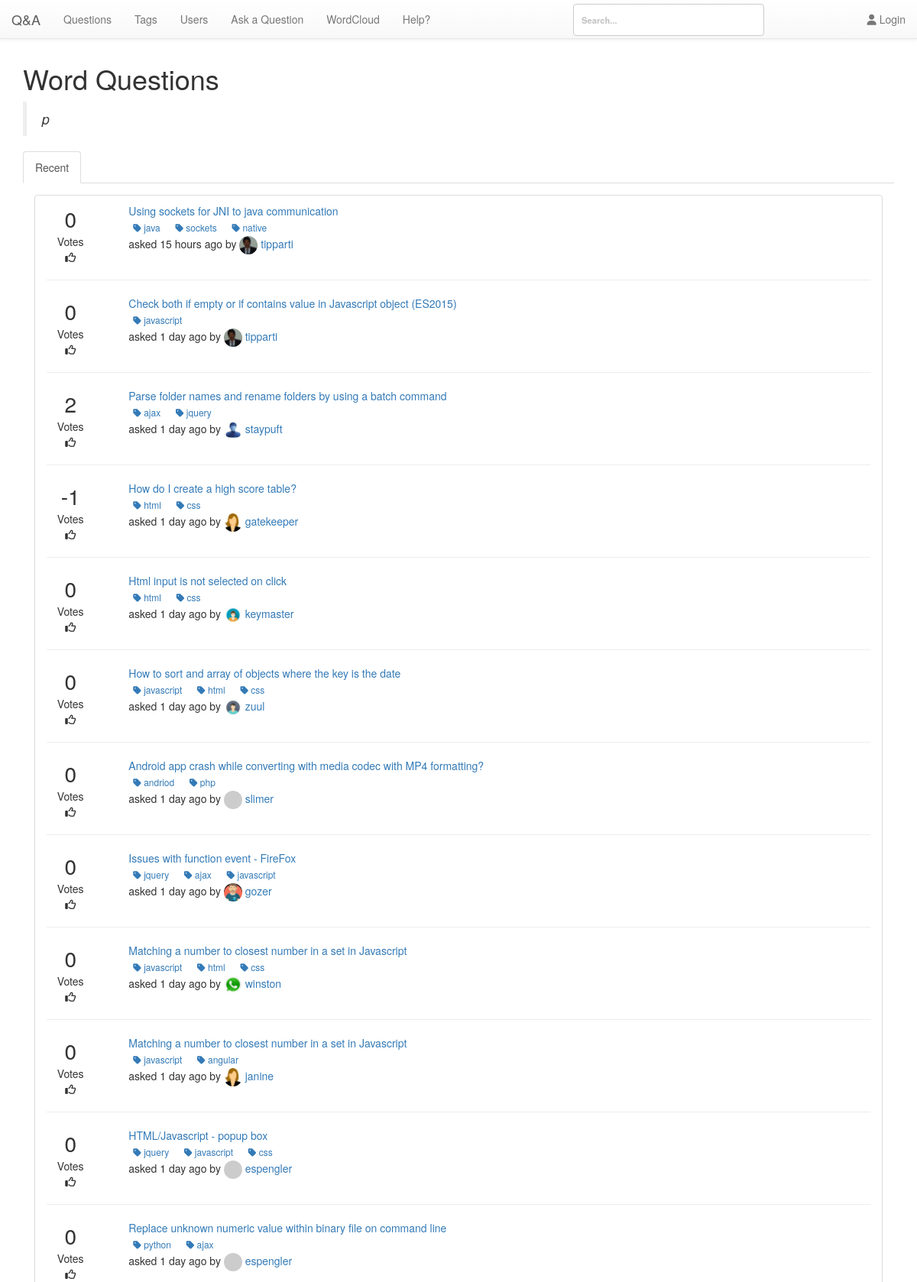
Page /pages/word.php?word=p (upper part) on the committed database.
### tables this page shows
CREATE TABLE `qa_posts` (
  `postid` int(10) UNSIGNED NOT NULL,
  `type` enum('Q','A','C','Q_HIDDEN','A_HIDDEN','C_HIDDEN','Q_QUEUED','A_QUEUED','C_QUEUED','NOTE') NOT NULL,
  `parentid` int(10) UNSIGNED DEFAULT NULL,
  `acount` smallint(5) UNSIGNED NOT NULL DEFAULT '0',
  `amaxvote` smallint(5) UNSIGNED NOT NULL DEFAULT '0',
  `userid` int(10) UNSIGNED DEFAULT NULL,
  `upvotes` smallint(5) UNSIGNED NOT NULL DEFAULT '0',
  `downvotes` smallint(5) UNSIGNED NOT NULL DEFAULT '0',
  `netvotes` smallint(6) NOT NULL DEFAULT '0',
  `views` int(10) UNSIGNED NOT NULL DEFAULT '0',
  `flagged` tinyint(1) NOT NULL,
  `flag_id` int(11) NOT NULL DEFAULT '0',
  `flagcount` tinyint(3) UNSIGNED NOT NULL DEFAULT '0',
  `format` varchar(20) NOT NULL DEFAULT '',
  `created` datetime NOT NULL,
  `updated` datetime DEFAULT NULL,
  `title` varchar(800) DEFAULT NULL,
  `content` varchar(8000) DEFAULT NULL,
  `tags` varchar(800) DEFAULT NULL,
  `selects` tinyint(1) DEFAULT NULL,
  `s_userid` tinyint(4) NOT NULL
);

CREATE TABLE `qa_tagwords` (
  `postid` int(10) UNSIGNED NOT NULL,
  `wordid` int(10) UNSIGNED NOT NULL
);

CREATE TABLE `qa_words` (
  `wordid` int(10) UNSIGNED NOT NULL,
  `word` varchar(80) NOT NULL,
  `titlecount` int(10) UNSIGNED NOT NULL DEFAULT '0',
  `contentcount` int(10) UNSIGNED NOT NULL DEFAULT '0',
  `tagwordcount` int(10) UNSIGNED NOT NULL DEFAULT '0',
  `tagcount` int(10) UNSIGNED NOT NULL DEFAULT '0'
);

CREATE TABLE `qa_blobs` (
  `blobid` bigint(20) UNSIGNED NOT NULL,
  `filename` varchar(255) DEFAULT NULL,
  `userid` int(10) UNSIGNED NOT NULL,
  `gravatar` tinyint(1) NOT NULL,
  `created` datetime DEFAULT NULL
);

CREATE TABLE `qa_users` (
  `userid` int(10) UNSIGNED NOT NULL,
  `created` datetime NOT NULL,
  `email` varchar(80) NOT NULL,
  `handle` varchar(20) NOT NULL,
  `avatarblobid` bigint(20) UNSIGNED DEFAULT NULL,
  `avatarwidth` smallint(5) UNSIGNED DEFAULT NULL,
  `avatarheight` smallint(5) UNSIGNED DEFAULT NULL,
  `passcheck` text,
  `loggedin` datetime NOT NULL
);

### db/db.php (called while the page is built, shortened)
<?php
class Db {
	protected static $connection;
	public function connect() {
		if(!isset(self::$connection)) {
			self::$connection = new mysqli('localhost','admin','M0n@rch$','cs518');
		}
		return self::$connection;
	}
	public function query($query) {
		$connection = $this -> connect();
		$result = $connection -> query($query);
		return $result;
	}
	public function select($query) {
		$rows = array();
		$result = $this -> query($query);
		while ($row = $result -> fetch_assoc()) {
			$rows[] = $row;
		}
		return $rows;
	}
}

### app/time.php (called while the page is built)
<?php
function time_elapsed_string($datetime, $full = false) {
    $now = new DateTime;
    $ago = new DateTime($datetime);
    $diff = $now->diff($ago);
    $diff->w = floor($diff->d / 7);
    $diff->d -= $diff->w * 7;
    $string = array(
        'y' => 'year',
        'm' => 'month',
        'w' => 'week',
        'd' => 'day',
        'h' => 'hour',
        'i' => 'minute',
        's' => 'second',
    );
    foreach ($string as $k => &$v) {
        if ($diff->$k) {
            $v = $diff->$k . ' ' . $v . ($diff->$k > 1 ? 's' : '');
        } else {
            unset($string[$k]);
        }
    }
    if (!$full) $string = array_slice($string, 0, 1);
    return $string ? implode(', ', $string) . ' ago' : 'just now';
}
?>

### pages/word.php (the view, shortened to what this page needs)
<?php
include ("header.php");
include ("navbar.php");
include_once ($_SERVER['DOCUMENT_ROOT']."/db/db.php");
include $_SERVER['DOCUMENT_ROOT'].'/app/time.php';
require_once $_SERVER['DOCUMENT_ROOT'].'/nbbc/nbbc.php';
$bbcode = new BBCode;
$connection = new Db();
if (isset($_GET['word'])):
$tag = $_GET['word'];
?>
<div class="container">
  <div id="content">
    <h1>Word Questions  </h1><blockquote>
      <em> <?php echo $tag; ?></em>
    </blockquote>
      <ul id="tabs" class="nav nav-tabs" data-tabs="tabs">
          <li class="active"><a href="#red" data-toggle="tab">Recent</a></li>
      </ul>
      <div id="my-tab-content" class="tab-content">
          <div class="tab-pane active" id="red">
            <div class="panel-body">
                <ul class="list-group">
                                  <li class="list-group-item">
<?php
$red = $connection -> select("SELECT `title`,`content`,`qa_posts`.`created`, `qa_posts`.`postid`, `qa_posts`.`acount`, `qa_users`.`handle`, `netvotes`,`avatarblobid` FROM `qa_posts` LEFT JOIN `qa_users` ON `qa_posts`.`userid` = `qa_users`.`userid`  WHERE `title` LIKE '%".$tag."%' OR `content` LIKE '%".$tag."%' AND `type` = 'Q' ORDER BY `qa_posts`.`created` DESC;");
$hrred = (int)count($red);
 foreach ($red as $key => $value):
   $profile = $connection -> select("SELECT `filename`, `qa_users`.`handle`, `gravatar` FROM `qa_users` INNER JOIN `qa_blobs` ON `qa_users`.`avatarblobid` = `qa_blobs`.`blobid` WHERE `qa_blobs`.blobid=".$value['avatarblobid'].";");
   if(count($profile) == 1){
   foreach ($profile as $key => $val){
    $pic = $val['filename'];
    $na = $val['handle'];
    if ($val['gravatar'] == 0) {
      $pic =	"<img src='/img/uploads/".$val['filename']."' class='img-circle' style='width:24px;height:24px;' title='".$val['handle']."'/>";
    } else {
      $pic =	"<img src='".$val['filename']."' class='img-circle' style='width:24px;height:24px;' title='".$val['handle']."'/>";
    }
    }
 }
   ?>
  <div class="row">
    <div class="col-xs-2 col-md-1">
        <div class="text-center fa-2x"><?php  echo $value['netvotes']; ?>
        </div>
        <div class="text-center">Votes</div>
        <div class="text-center"><i class="fa fa-thumbs-o-up" aria-hidden="true"></i></div>
      </div>
      <div class="col-xs-10 col-md-11">
          <div class="col-xs-10 col-md-11">
              <a href="/pages/questions.php?qa=<?php echo $value['postid']; ?>"><?php echo html_entity_decode($bbcode->Parse($value['title'])); ?>
                  </a>
                  <div class="action">
                  <?php
                  $tags = $connection -> select("SELECT `qa_tagwords`.`postid`, `qa_tagwords`.`wordid`, `word` FROM `qa_tagwords` INNER JOIN `qa_words` ON `qa_words`.`wordid` = `qa_tagwords`.`wordid` WHERE `qa_tagwords`.`postid` = ".$value['postid'].";");
                  foreach ($tags as $key => $tagv) {
                    echo '<a href="/pages/tags.php?tag='.$tagv['word'].'" class="btn btn-labeled btn-xs" title="Edit">
                        <i class="fa fa-tag" aria-hidden="true"></i>&nbsp;'.$tagv['word'].'
                    </a>&nbsp;&nbsp;';
                    }
                   ?>
                  </div>
              <div class="footer content">
                  asked <?php echo time_elapsed_string($value['created']); echo " by  <a href='/pages/users.php?handle=".$na."'>".$pic."&nbsp;".$value['handle']."</a>"; ?>
              </div>
          </div>
      </div>
  </div>
  <?php
    if($hrred != 1){
      echo '<hr>';
    $hrred--;
  }
endforeach; ?>
</li>
</div>
</div>
</div>
</div>
</div>
<?php endif; ?>
<?php include_once 'footer.php';?>

### nbbc/nbbc.php (shortened to what this page needs)
<?php
class BBCodeLexer {
var $state;
var $input;
var $ptr;
var $verbatim;
function BBCodeLexer($string, $tagmarker = '[') {
$regex_beginmarkers = Array( '[' => '\[', '<' => '<', '{' => '\{', '(' => '\(' );
$regex_endmarkers = Array( '[' => '\]', '<' => '>', '{' => '\}', '(' => '\)' );
$endmarkers = Array( '[' => ']', '<' => '>', '{' => '}', '(' => ')' );
$e = $regex_endmarkers[$tagmarker];
$b = $regex_beginmarkers[$tagmarker];
$this->pat_main = "/( "
. "{$b}"
. "(?! -- | ' | !-- | {$b}{$b} )"
. "(?: [^\\n\\r{$b}{$e}] | \\\" [^\\\"\\n\\r]* \\\" | \\' [^\\'\\n\\r]* \\' )*"
. "{$e}"
. "| {$b}{$b} (?: [^{$e}\\r\\n] | {$e}[^{$e}\\r\\n] )* {$e}{$e}"
. "| {$b} (?: -- | ' ) (?: [^{$e}\\n\\r]* ) {$e}"
. "| {$b}!-- (?: [^-] | -[^-] | --[^{$e}] )* --{$e}"
. "| -----+"
. "| \\x0D\\x0A | \\x0A\\x0D | \\x0D | \\x0A"
. "| [\\x00-\\x09\\x0B-\\x0C\\x0E-\\x20]+(?=[\\x0D\\x0A{$b}]|-----|$)"
. "| (?<=[\\x0D\\x0A{$e}]|-----|^)[\\x00-\\x09\\x0B-\\x0C\\x0E-\\x20]+"
. " )/Dx";
$this->input = preg_split($this->pat_main, $string, -1, PREG_SPLIT_DELIM_CAPTURE);
$this->ptr = 0;
$this->unget = false;
$this->state = BBCODE_LEXSTATE_TEXT;
$this->verbatim = false;
}
function NextToken() {
while (true) {
if ($this->ptr >= count($this->input)) {
return $this->token = BBCODE_EOI;
}
$this->text = preg_replace("/[\\x00-\\x08\\x0B-\\x0C\\x0E-\\x1F]/", "",
$this->input[$this->ptr++]);
if ($this->verbatim) {
$this->tag = false;
if ($this->state == BBCODE_LEXSTATE_TEXT) {
$this->state = BBCODE_LEXSTATE_TAG;
$token_type = BBCODE_TEXT;
}
else {
$this->state = BBCODE_LEXSTATE_TEXT;
switch (ord(substr($this->text, 0, 1))) {
case 10:
case 13:
$token_type = BBCODE_NL;
break;
default:
$token_type = BBCODE_WS;
break;
case 45:
case 40:
case 60:
case 91:
case 123:
$token_type = BBCODE_TEXT;
break;
}
}
if (strlen($this->text) > 0)
return $this->token = $token_type;
}
else if ($this->state == BBCODE_LEXSTATE_TEXT) {
$this->state = BBCODE_LEXSTATE_TAG;
if (strlen($this->text) > 0)
return $this->token = BBCODE_TEXT;
}
}
}
}
class BBCode {
var $current_class;
var $root_class;
var $allow_ampersand;
var $tag_marker;
var $plain_mode;
var $detect_urls;
var $output_limit;
var $smileys;
var $smiley_regex;
var $enable_smileys;
var $debug;
function BBCode() {
$this->defaults = new BBCodeLibrary;
$this->smileys = $this->defaults->default_smileys;
$this->enable_smileys = true;
$this->smiley_regex = false;
$this->pre_trim = "";
$this->post_trim = "";
$this->root_class = 'block';
$this->tag_marker = '[';
$this->current_class = $this->root_class;
$this->debug = false;
$this->output_limit = 0;
$this->plain_mode = false;
$this->detect_urls = false;
}
function GetDefaultWikiURL() { return '/?page='; }
function GetDefaultLocalImgDir() { return "img"; }
function GetDefaultLocalImgURL() { return "img"; }
function GetDefaultRuleHTML() { return "\n<hr class=\"bbcode_rule\" />\n"; }
function GetDefaultSmileyDir() { return "smileys"; }
function GetDefaultSmileyURL() { return "smileys"; }
function HTMLEncode($string) {
if (!$this->allow_ampersand)
return htmlspecialchars($string);
else return str_replace(Array('<', '>', '"'),
Array('&lt;', '&gt;', '&quot;'), $string);
}
function FixupOutput($string) {
if (!$this->detect_urls) {
$output = $this->Internal_ProcessSmileys($string);
}
return $output;
}
function Internal_ProcessSmileys($string) {
if (!$this->enable_smileys || $this->plain_mode) {
$output = $this->HTMLEncode($string);
}
else {
$tokens = preg_split($this->smiley_regex, $string, -1, PREG_SPLIT_DELIM_CAPTURE);
if (count($tokens) <= 1) {
$output = $this->HTMLEncode($string);
}
}
return $output;
}
function Internal_RebuildSmileys() {
$regex = Array("/(?<![\\w])(");
$first = true;
foreach ($this->smileys as $code => $filename) {
if (!$first) $regex[] = "|";
$regex[] = preg_quote("$code", '/');
$first = false;
}
$regex[] = ")(?![\\w])/";
$this->smiley_regex = implode("", $regex);
}
function Internal_CollectTextReverse($array, $start = 0, $end = 0) {
for ($start = intval($start); $start >= $end; $start--)
print $array[$start][BBCODE_STACK_TEXT];
$output = ob_get_contents();
return $output;
}
function Internal_GenerateOutput($pos) {
$output = Array();
while (count($this->stack) > $pos) {
$token = array_pop($this->stack);
if ($token[BBCODE_STACK_TOKEN] != BBCODE_TAG) {
$output[] = $token;
}
}
return $output;
}
function Internal_ComputeCurrentClass() {
if (count($this->stack) > 0)
$this->current_class = $this->stack[count($this->stack)-1][BBCODE_STACK_CLASS];
else $this->current_class = $this->root_class;
}
function Parse($string) {
$this->lexer = new BBCodeLexer($string, $this->tag_marker);
$this->lexer->debug = $this->debug;
$old_output_limit = $this->output_limit;
$this->stack = Array();
while (true) {
if (($token_type = $this->lexer->NextToken()) == BBCODE_EOI) {
break;
}
switch ($token_type) {
case BBCODE_TEXT:
$this->stack[] = Array(
BBCODE_STACK_TOKEN => BBCODE_TEXT,
BBCODE_STACK_TEXT => $this->FixupOutput($this->lexer->text),
BBCODE_STACK_TAG => false,
BBCODE_STACK_CLASS => $this->current_class,
);
break;
}
}
$result = $this->Internal_GenerateOutput(0);
$result = $this->Internal_CollectTextReverse($result, count($result) - 1);
$this->output_limit = $old_output_limit;
return $result;
}
}

### css/style.css (style rules this page uses)
div.container a { text-decoration: none; }
.img-circle { border-radius: 20%; }
.img-circle { border-radius: 0; }
div.container { margin-top: 4.5em !important; }

### css/demo.css (style rules this page uses)
*, *:after, *:before { -webkit-box-sizing: border-box; box-sizing: border-box; }
body { background: #c1c1c1 url(../img/unsplash.jpg) no-repeat center bottom; color: #fff; font-size: 1em; font-family: 'Raleway', Arial, sans-serif; min-height: 500px; }
a { color: #fff; text-decoration: none; outline: none; }

### css/component.css (style rules this page uses)
html, body { height: 100%; }
body { overflow-x: hidden; overflow-y: scroll; }

### rows in the picture
qa_posts: netvotes "0", start "Using sockets for JNI to java communication", created "15 hours ago", qa_blobs.filename (picture), qa_users.handle "tipparti"
qa_tagwords: wordid.word "java"
qa_tagwords: wordid.word "sockets"
qa_tagwords: wordid.word "native"
qa_posts: netvotes "0", start "Check both if empty or if contains value in Javascript object (ES2015)", created "1 day ago", qa_blobs.filename (picture), qa_users.handle "tipparti"
qa_tagwords: wordid.word "javascript"
qa_posts: netvotes "2", start "Parse folder names and rename folders by using a batch command", created "1 day ago", qa_blobs.filename (picture), qa_users.handle "staypuft"
qa_tagwords: wordid.word "ajax"
qa_tagwords: wordid.word "jquery"
qa_posts: netvotes "-1", title "How do I create a high score table?", created "1 day ago", qa_blobs.filename (picture), qa_users.handle "gatekeeper"
qa_tagwords: wordid.word "html"
qa_tagwords: wordid.word "css"
qa_posts: netvotes "0", start "Html input is not selected on click", created "1 day ago", qa_blobs.filename (picture), qa_users.handle "keymaster"
qa_tagwords: wordid.word "html"
qa_tagwords: wordid.word "css"
qa_posts: netvotes "0", start "How to sort and array of objects where the key is the date", created "1 day ago", qa_blobs.filename (picture), qa_users.handle "zuul"
qa_tagwords: wordid.word "javascript"
qa_tagwords: wordid.word "html"
qa_tagwords: wordid.word "css"
qa_posts: netvotes "0", start "Android app crash while converting with media codec with MP4 formatting?", created "1 day ago", qa_users.handle "slimer"
qa_tagwords: wordid.word "andriod"
qa_tagwords: wordid.word "php"
qa_posts: netvotes "0", start "Issues with function event - FireFox", created "1 day ago", qa_blobs.filename (picture), qa_users.handle "gozer"
qa_tagwords: wordid.word "jquery"
qa_tagwords: wordid.word "ajax"
qa_tagwords: wordid.word "javascript"
qa_posts: netvotes "0", start "Matching a number to closest number in a set in Javascript", created "1 day ago", qa_blobs.filename (picture), qa_users.handle "winston"
qa_tagwords: wordid.word "javascript"
qa_tagwords: wordid.word "html"
qa_tagwords: wordid.word "css"
qa_posts: netvotes "0", start "Matching a number to closest number in a set in Javascript", created "1 day ago", qa_blobs.filename (picture), qa_users.handle "janine"
qa_tagwords: wordid.word "javascript"
qa_tagwords: wordid.word "angular"
qa_posts: netvotes "0", start "HTML/Javascript - popup box", created "1 day ago", qa_users.handle "espengler"
qa_tagwords: wordid.word "jquery"
qa_tagwords: wordid.word "javascript"
qa_tagwords: wordid.word "css"
qa_posts: netvotes "0", start "Replace unknown numeric value within binary file on command line", created "1 day ago", qa_users.handle "espengler"
qa_tagwords: wordid.word "python"
qa_tagwords: wordid.word "ajax"

### other values in the picture
$tag "p"
